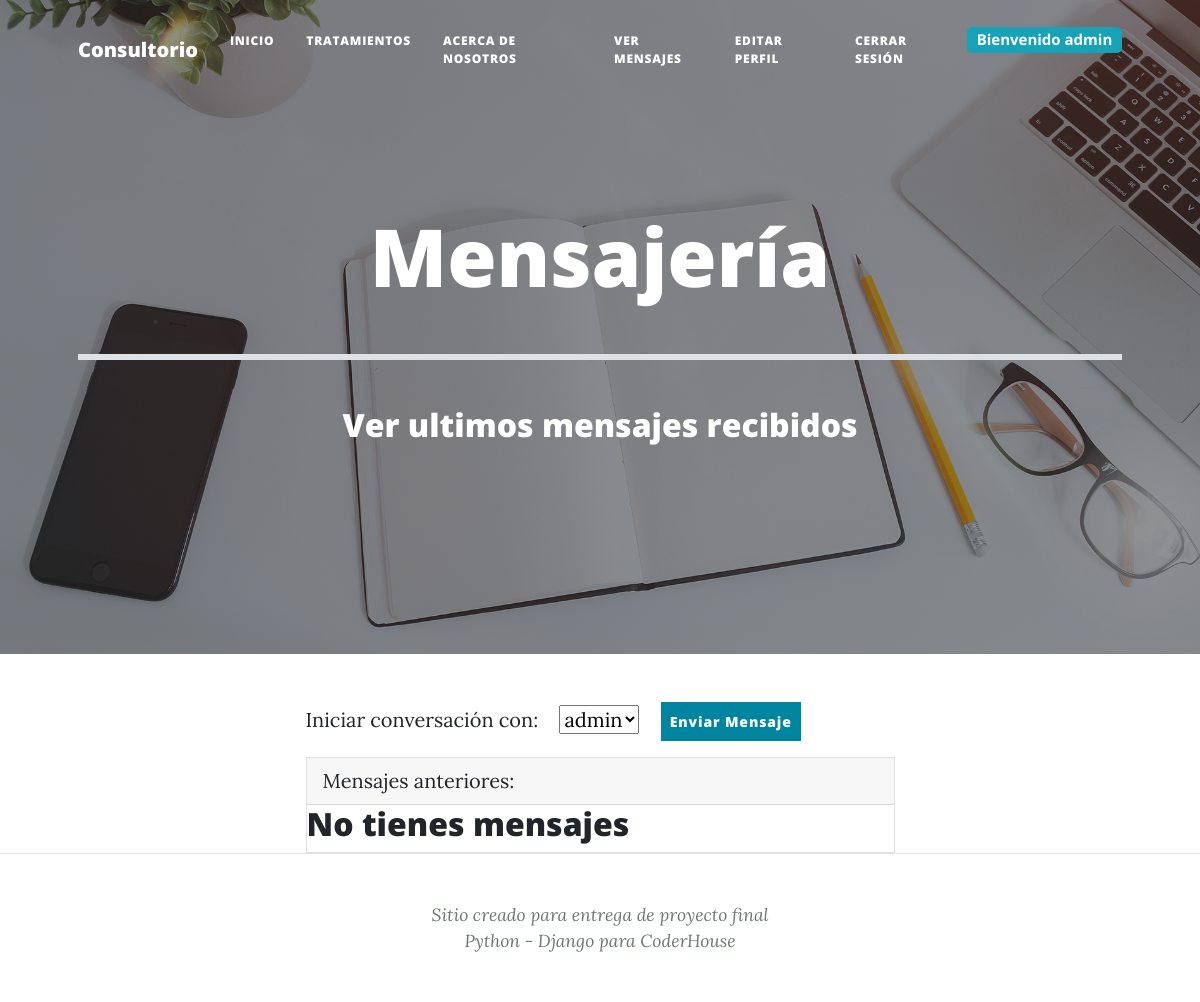
Page /messages/ (signed in) on the earlier database version.
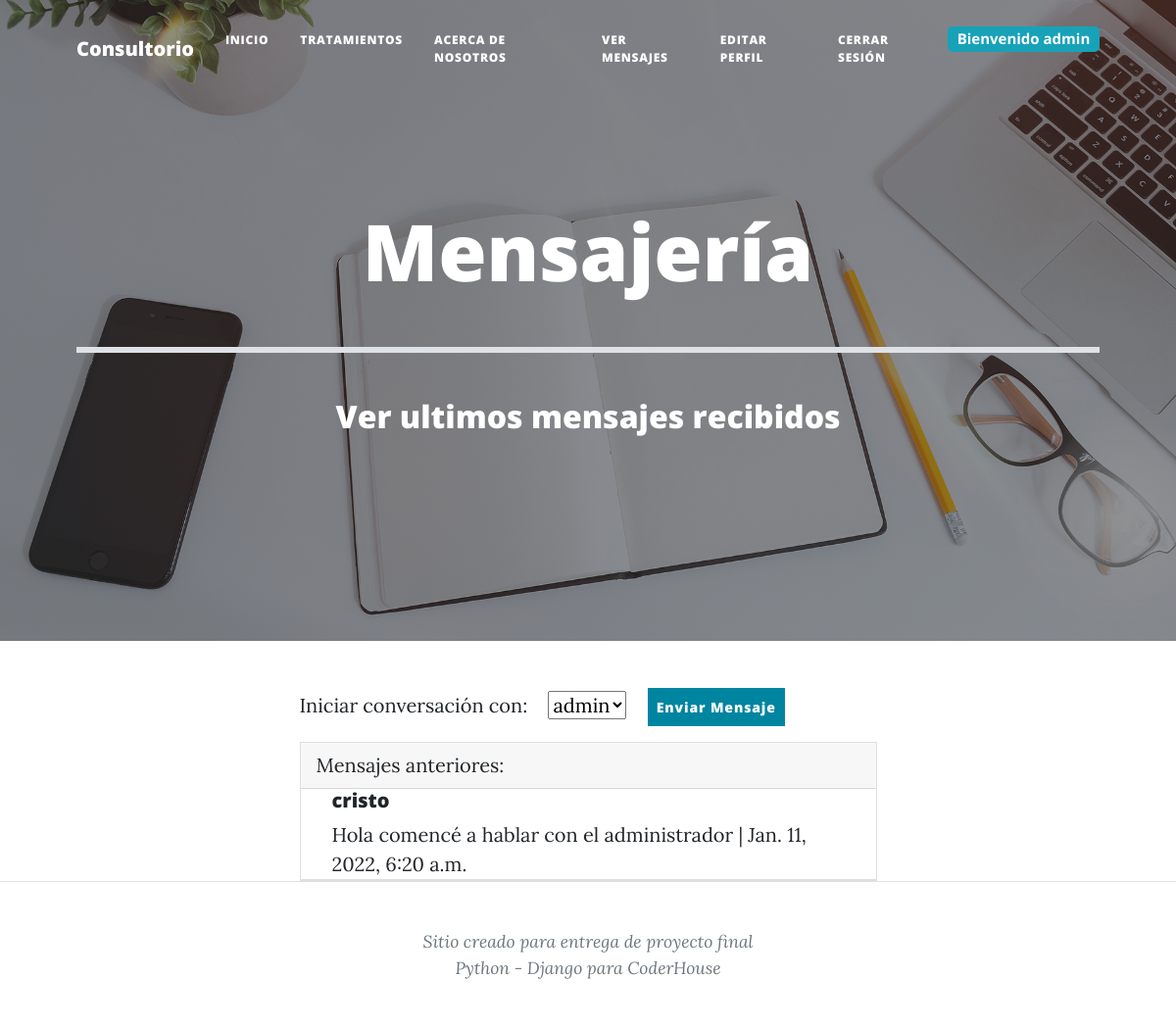
Same page on the later database version.
### mensajes/models.py (models this page shows)
class ModelBase(models.Model):
    id = models.UUIDField(default = uuid.uuid4, primary_key=True, db_index=True, editable=False),
    tiempo = models.DateTimeField(auto_now_add=True)
    actualizar = models.DateField(auto_now=True)
    class Meta:
        abstract = True

class CanalUsuario(ModelBase):
    canal = models.ForeignKey("Canal", null=True, on_delete=models.SET_NULL)
    usuario = models.ForeignKey(User, on_delete=models.CASCADE)

class CanalMensaje(ModelBase):
    canal = models.ForeignKey("Canal", on_delete=models.CASCADE)
    usuario = models.ForeignKey(User, on_delete=models.CASCADE)
    texto = models.TextField()

### mensajes/views.py (the view)
# urls.py: path('', views.inicio, name='Accounts'),
@login_required
def inicio(request):
    inbox = Canal.objects.filter(canalusuario__usuario__in=[request.user.id])
    usuarios = apps.get_model('auth', model_name='User').objects.all()
    context = {
        "inbox": inbox,
        "usuarios": usuarios
    }
    return render(request, 'mensajes/inicio.html', context)

### mensajes/models.py (called while the page is built)
    def get_queryset(self, *args, **kwargs):
        return CanalQuerySet(self.model, using=self._db)

### mensajes/templates/mensajes/inicio.html (shortened to what this page needs)
{% extends "paginas/padre.html" %}
{% block titulo %}
    <h1 class="mb-1">Mensajería</h1>
    <br>
    <hr size="8px" color="black" />
    <br>
    <h2>Ver ultimos mensajes recibidos</h2>
{% endblock %}
{% block contenido %}
    <div class="form-group">
        <label for="idUsuarios">Iniciar conversación con:</label>
        <select id="selectUsername" class="custom-select mx-3" id="idUsuarios">
            {% for usuario in usuarios %}
                <option>{{usuario.username}}</option>
            {% endfor %}
        </select>
        <button class="btn btn-primary p-2" id="botonEnviarMensaje">Enviar Mensaje</button>
    </div>
    <div class="card mt-3">
        <div class="card-header">
            Mensajes anteriores:
        </div>
        <ul class="list-group list-group-flush">
    {% for mensaje in inbox %}
                {% for second_user in mensaje.canalusuario_set.all %}
                    <li class="list-group-item py-0">
                        <div class="card-body py-0">
                            {% if second_user.usuario == request.user %}
                            {% else %}
                                <a href="{% url 'DetailMsg' second_user.usuario %}">
                                    <h5 class="card-title">{{second_user.usuario}}</h5>
                                    {% if mensaje.canalmensaje_set.count != 0 %}
                                        {% with ultimo_mensaje=mensaje.canalmensaje_set.last %}
                                            <p class="card-text m-0">
                                                {{ultimo_mensaje.texto}} | {{ultimo_mensaje.tiempo}}
                                            </p>
                                        {% endwith %}
                                    {% else %}
                                        <p>No hay mensajes</p>
                                    {% endif %}
                                </a>
                            {% endif %}
                        </div>
                    </li>
                {% endfor %}
                {% empty %}
                <h2>No tienes mensajes</h2>
                {% endfor %}
            </ul>
        </div>
{% endblock %}

Differences in the rows shown:
added CanalUsuario: usuario "cristo"
added CanalMensaje: texto "Hola comencé a hablar con el administrador", tiempo "Jan. 11, 2022, 6:20 a.m."
Other differences:
text no longer shown: "No tienes mensajes"
